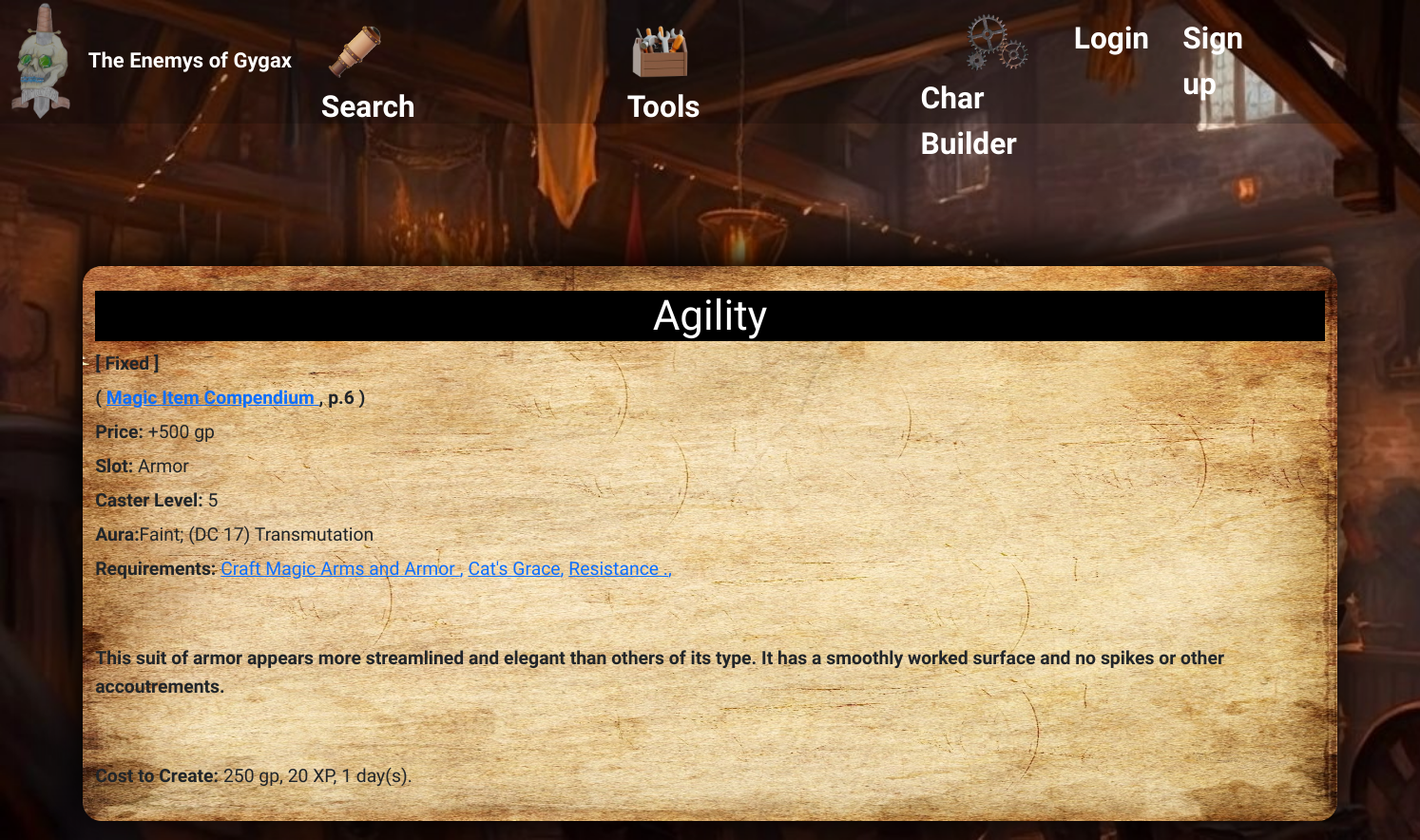
The app's page /enhancement/Agility with its own data.
### main/models.py (models this page shows, shortened)
class Magic_Enhancement(models.Model):
  name = models.CharField(max_length=50)
  price  = models.CharField(max_length=50)
  slot = models.CharField(max_length=20)
  book = models.CharField(max_length=100)
  page = models.IntegerField(null=True)
  caster_level = models.IntegerField()
  aura = models.CharField(max_length=200, null=True)
  activation  = models.CharField(max_length=50,null=True)
  sinergy = models.CharField(max_length=50,null=True)
  description = models.CharField(max_length=1000)
  absolute_price= models.IntegerField(null=True)
  cost_create = models.CharField(max_length=50,null=True)
  requirements = models.CharField(max_length=50,null=True)

### main/views.py (the view)
# urls.py: path('enhancement/<enhancement_name>',views.enhancement, name='enhancement'),
def enhancement(request,enhancement_name:str):
  if '(+' in enhancement_name:
    enhancement_name = enhancement_name[:-5]
  enhancement = Magic_Enhancement.objects.filter(name = enhancement_name).first()
  requirement = enhancement.requirements.split(',')
  return render(request, 'main/enhancement.html', {'enhance' : enhancement,'require' : requirement})

### main/templates/main/enhancement.html (shortened to what this page needs)
{%extends "main/base.html"%}
{%load bootstrap5%}
{% load humanize %}
{% block content %}
 <div class="eh_head">
  <h1 class="page_title" >{{enhance.name}}
  </h1>
  <p>[{%if '+' in enhance.price%}
      Enhancement
      {% else%}
      Fixed
      {%endif%}]
  </p>
  <p> ( <a href="{% url 'handbook' enhance.book%}" target="_blank"> {{enhance.book}} </a>
    {%if enhance.page%}
    , p.{{enhance.page}}
    {%endif%} )</p>
 </div>
 <div class="en_body">
  <p>Price: <span class="eh_item"> {%if '+' in enhance.price%}
    {{enhance.price}}
    {%else%}
    +{{enhance.price|intcomma}} gp
    {%endif%}
  </span>
  </p>
  <p>Slot: <span class="eh_item">{{enhance.slot}}</span></p>
  <p>Caster Level: <span class="eh_item">{{enhance.caster_level}}</span></p>
  {%if enhance.aura%}
  <p>Aura:<span class="eh_item">{{enhance.aura}}</span></p>
  {%endif%}
  {%if enhance.requirements%}
  <p>Requirements: {%for i in require%}
    <a href="{%url 'define' i%}" target="_blank"><span class="eh_item">{{i}},</span></a>
    {%endfor%}
  </p>
  {%endif%}
  <br>
  <br>
  <div class="eh_descript">
      <p>{{enhance.description}}</p>
      {%if enhance.cost_create%}
      <br>
      <br>
      <p>Cost to Create: <span class="eh_item">{{enhance.cost_create}}</span></p>
      {%endif%}
  </div>
 </div>
 {% endblock %}

### main/static/css/style.css (style rules this page uses)
* { font-family: 'MedievalSharp'; font-size: 1.1rem; font-weight: 600; box-sizing:border-box; }
div { max-width: 80%vw; }
.body { background-image: url(background.jpg); background-size: cover; }
.page_title { text-align: center; background-color: black; color: white; }
.eh_item { font-weight: 300; }

### main/templates/main/enhancement.html (style rules this page uses)
p { font-weight: 1000; margin-bottom: 0.4rem; }

### records on screen
Magic_Enhancement: name "Agility", book "Magic Item Compendium", page "6", price "500", slot "Armor", caster_level "5", aura "Faint; (DC 17) Transmutation", description "This suit of armor appears more streamlined and elegant than others of its type. It has a smoothly worked surface and no spikes or other accoutrements.", cost_create "250 gp, 20 XP, 1 day(s)."

### other values on screen
{{ i }} "Craft Magic Arms and Armor" "Cat's Grace" "Resistance ."
